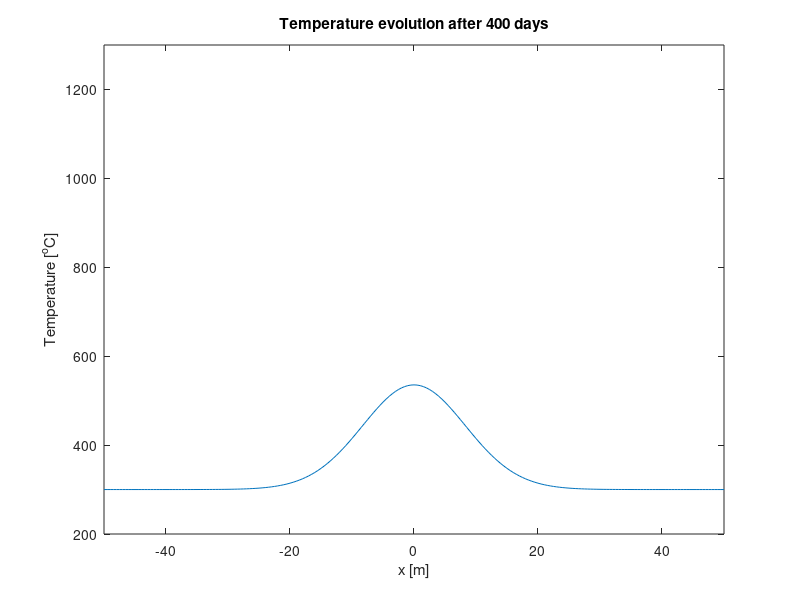
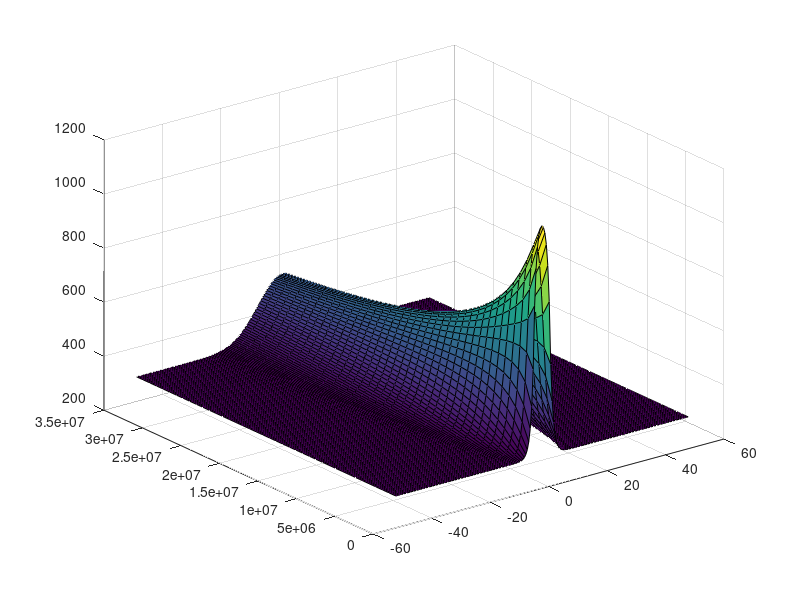

MATLAB code to generate these figures, in order:
% Solves the 1D heat equation with an explicit finite difference scheme
% 
% From Thorsten Becker's webpage
%

clear all
close all

% Physical parameters
L = 100; % Length of modeled domain [m]
Tmagma = 1200; % Temperature of magma [C]
Trock = 300; % Temperature of country rock [C]
kappa = 1e-6; % Thermal diffusivity of rock [m2/s]
W = 5; % Width of dike [m]
day = 3600*24; % # seconds per day
dt = 10*day; % Timestep [s]

% Numerical parameters
nx = 201; % Number of gridpoints in x-direction
nt = 40; % Number of timesteps to compute
dx = L/(nx-1); % Spacing of grid
x = -L/2:dx:L/2;% Grid

% Setup initial temperature profile
T = ones(size(x))*Trock;
T(find(abs(x)<=W/2)) = Tmagma;

% XXX Construct A matrix
A = sparse(nx,nx);
A(1,1)=1;
sx = kappa*dt/dx^2;
for ii=2:nx-1
    A(ii,ii) = (1+2*sx)
    A(ii , ii+1) = -sx
    A(ii, ii-1) =-sx
end
A(nx,nx)=1;

time = 0;
T = T';
for n=1:nt % Timestep loop
    % Compute new temperature
    Tnew = zeros(nx,1);
    Tnew = inv(A)*T
    % Set boundary conditions
    Tnew(1) = T(1);
    Tnew(nx) = T(nx);
    
    % Update temperature and time
    T = Tnew;
    time = time+dt;
    
    % Plot solution
    figure(1), clf
    plot(x,Tnew);
    Ymat(n,:) = n*dt*(ones(1,nx));
    Xmat(n,:) = x;
    Tmat(n,:) = Tnew;
    axis([-50 50 200 1300])
    xlabel('x [m]')
    ylabel('Temperature [^oC]')
    title(['Temperature evolution after ',num2str(time/day),' days'])
    drawnow
end
figure
surf(Xmat,Ymat,Tmat)
%shading flat